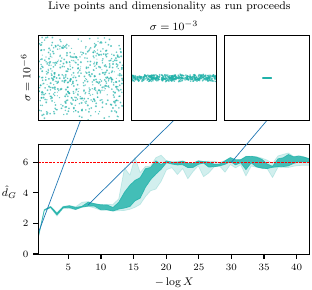

Python code for this plot:
import numpy as np
import matplotlib.pyplot as plt
from matplotlib.gridspec import GridSpec
from aeons.utils import points_at_iteration
from util import plot_quantiles, read_from_txt, figsettings
figsettings()

iterations, *d_Gs = read_from_txt(f'data/d_Gs/correlated_6d.txt')
logX_all = read_from_txt(f'data/logXs/correlated_6d.txt')[0]
logXs = logX_all[iterations.astype(int)]
d_Gs = np.array(d_Gs)

fig = plt.figure(figsize=(3.5, 3))
gs = GridSpec(2, 3, wspace=0.1, hspace=0.1)
ax1 = fig.add_subplot(gs[0, 0], zorder=1)
ax2 = fig.add_subplot(gs[0, 1], zorder=1)
ax3 = fig.add_subplot(gs[0, 2], zorder=1)
ax4 = fig.add_subplot(gs[1, :], zorder=0)
axs = [ax1, ax2, ax3, ax4]

logXstars = [-0.5, -8, -30]
# Find index of logX closest to logXstar
ndeads = [np.argmin(np.abs(logX_all - logXstar)) for logXstar in logXstars]
logL, logLbirth = read_from_txt(f'data/logLs/correlated_6d.txt')

for i, ndead in enumerate(ndeads):
    ax = axs[i]
    live_points = points_at_iteration(samples, ndead).iloc[ndead:]
    live_points.drop_weights().plot.scatter(0, 4, ax=ax, s=5, color='lightseagreen')
    ax.set_aspect('equal')
    ax.set_xlim(0, 1)
    ax.set_ylim(0, 1)
    ax.set_xticks([])
    ax.set_yticks([])
    ax.set_xlabel('')
    ax.set_ylabel('')
    # ax4.axvline(-logXstars[i], lw=1)
    
ax2.set_xlabel(r"$\sigma = 10^{-3}$", fontsize=8)
ax2.xaxis.set_label_position('top') 
ax1.set_ylabel(r"$\sigma = 10^{-6}$", fontsize=8)
plot_quantiles(-logXs, d_Gs, 6, (0, 1.2), color='lightseagreen', ax=ax4)
ax4.set_xlabel(r'$-\log X$', fontsize=8)
ax4.set_ylabel(r'$\hat{d}_G$', fontsize=8, rotation=0, labelpad=10)
ax4.margins(x=0)

dims = [1.5, 3.2, 6]
from matplotlib.patches import ConnectionPatch
for i, logXstar in enumerate(logXstars):
    con = ConnectionPatch(xyA=(0.5, 0), xyB=(-logXstar, dims[i]), coordsA="data", coordsB="data",
                      axesA=axs[i], axesB=ax4, color="C0", zorder=0.5)
    fig.add_artist(con)
    con.set_in_layout(False)

fig.suptitle('Live points and dimensionality as run proceeds', fontsize=8, y=0.95)
fig.savefig('d_G_elongated.pdf', pad_inches=0.02, bbox_inches='tight')
